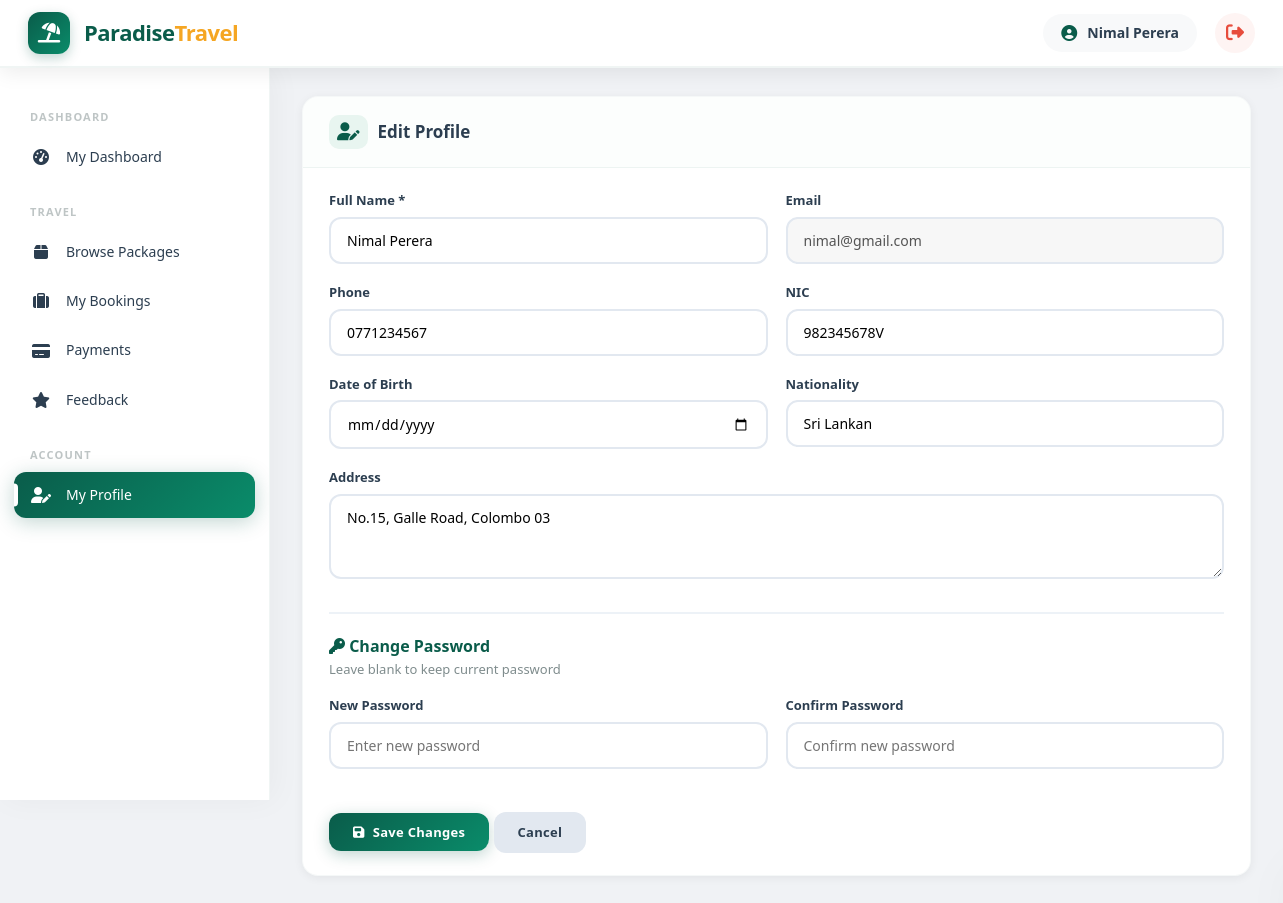
/traval-system/customer/profile.php (signed in), run on the app's committed database.
### tables this page shows
CREATE TABLE `users` (
  `id` int(11) NOT NULL,
  `name` varchar(100) NOT NULL,
  `email` varchar(100) NOT NULL,
  `password` varchar(255) NOT NULL,
  `phone` varchar(20) DEFAULT NULL,
  `role` enum('admin','customer','guide','hotel') DEFAULT 'customer',
  `profile_image` varchar(255) DEFAULT NULL,
  `status` enum('active','inactive') DEFAULT 'active',
  `created_at` timestamp NOT NULL DEFAULT current_timestamp(),
  `updated_at` timestamp NOT NULL DEFAULT current_timestamp() ON UPDATE current_timestamp()
);

CREATE TABLE `customer_profiles` (
  `id` int(11) NOT NULL,
  `user_id` int(11) NOT NULL,
  `nic` varchar(20) DEFAULT NULL,
  `address` text DEFAULT NULL,
  `date_of_birth` date DEFAULT NULL,
  `nationality` varchar(50) DEFAULT NULL
);

### traval-system/customer/profile.php (the view, shortened to what this page needs)
<?php
require_once '../config/database.php';
$user_id = $_SESSION['user_id'];
$stmt = $pdo->prepare("SELECT * FROM users WHERE id = ?");
$stmt->execute([$user_id]);
$user = $stmt->fetch();
$stmt = $pdo->prepare("SELECT * FROM customer_profiles WHERE user_id = ?");
$stmt->execute([$user_id]);
$profile = $stmt->fetch();
include '../includes/header.php';
?>
<div class="card">
    <div class="card-header">
        <h3><i class="fas fa-user-edit"></i> Edit Profile</h3>
    </div>
    <div class="card-body">
        <form method="POST">
            <div class="form-row">
                <div class="form-group">
                    <label>Full Name *</label>
                    <input type="text" name="name" class="form-control" value="<?php echo htmlspecialchars($user['name']); ?>" required>
                </div>
                <div class="form-group">
                    <label>Email</label>
                    <input type="email" class="form-control" value="<?php echo htmlspecialchars($user['email']); ?>" disabled>
                </div>
            </div>
            <div class="form-row">
                <div class="form-group">
                    <label>Phone</label>
                    <input type="text" name="phone" class="form-control" value="<?php echo htmlspecialchars($user['phone']); ?>">
                </div>
                <div class="form-group">
                    <label>NIC</label>
                    <input type="text" name="nic" class="form-control" value="<?php echo htmlspecialchars($profile['nic']); ?>">
                </div>
            </div>
            <div class="form-row">
                <div class="form-group">
                    <label>Date of Birth</label>
                    <input type="date" name="date_of_birth" class="form-control" value="<?php echo htmlspecialchars($profile['date_of_birth']); ?>">
                </div>
                <div class="form-group">
                    <label>Nationality</label>
                    <input type="text" name="nationality" class="form-control" value="<?php echo htmlspecialchars($profile['nationality']); ?>" placeholder="Sri Lankan">
                </div>
            </div>
            <div class="form-group">
                <label>Address</label>
                <textarea name="address" class="form-control" rows="3"><?php echo htmlspecialchars($profile['address']); ?></textarea>
            </div>
            <div style="margin:25px 0;border-top:2px solid #edf2f7;padding-top:20px;">
                <h4 style="color:var(--primary);"><i class="fas fa-key"></i> Change Password</h4>
                <p style="font-size:13px;color:var(--gray);margin-bottom:15px;">Leave blank to keep current password</p>
                <div class="form-row">
                    <div class="form-group">
                        <label>New Password</label>
                        <input type="password" name="new_password" class="form-control" placeholder="Enter new password" minlength="6">
                    </div>
                    <div class="form-group">
                        <label>Confirm Password</label>
                        <input type="password" name="confirm_password" class="form-control" placeholder="Confirm new password">
                    </div>
                </div>
            </div>
            <div style="margin-top:20px;">
                <button type="submit" class="btn btn-primary"><i class="fas fa-save"></i> Save Changes</button>
                <a href="dashboard.php" class="btn" style="background:#e2e8f0;">Cancel</a>
            </div>
        </form>
    </div>
</div>
<?php include '../includes/footer.php'; ?>

### traval-system/config/assets/css/style.css (style rules this page uses)
:root { --primary: #0a5c4a; --primary-dark: #084b3c; --primary-light: #e8f5f0; --primary-gradient: linear-gradient(135deg, #0a5c4a, #0a8c6a); --secondary: #f5a623; --secondary-dark: #d4890a; --secondary-light: #fdebd0; --danger: #e74c3c; --success: #27ae60; --warning: #f39c12; --info: #3498db; --light: #f8f9fa; --dark: #2c3e50; --gray: #7f8c8d; --gray-light: #e2e8f0; --white: #ffffff; --body-bg: #f0f2f5; --shadow: 0 2px 10px rgba(0,0,0,0.06); --shadow-md: 0 4px 20px rgba(0,0,0,0.08); --shadow-lg: 0 8px 40px rgba(0,0,0,0.12); --shadow-xl: 0 15px 60px rgba(0,0,0,0.15); --radius: 10px; --radius-lg: 16px; --radius-xl: 24px; --transition: all 0.3s cubic-bezier(0.4, 0, 0.2, 1); --transition-slow: all 0.5s cubic-bezier(0.4, 0, 0.2, 1); --font-family: 'Segoe UI', 'Poppins', system-ui, -apple-system, sans-serif; }
* { margin: 0; padding: 0; box-sizing: border-box; }
body { font-family: var(--font-family); background: var(--body-bg); overflow-x: hidden; color: var(--dark); line-height: 1.6; }
a { text-decoration: none; color: inherit; }
.card { background: var(--white); border-radius: var(--radius-lg); box-shadow: var(--shadow); margin-bottom: 28px; overflow: hidden; border: 1px solid rgba(10, 92, 74, 0.04); transition: var(--transition); }
.card-header { padding: 18px 26px; border-bottom: 1px solid rgba(10, 92, 74, 0.06); display: flex; justify-content: space-between; align-items: center; flex-wrap: wrap; gap: 12px; background: rgba(232, 245, 240, 0.15); }
.card-header h3 { font-size: 17px; color: var(--dark); font-weight: 700; display: flex; align-items: center; gap: 10px; }
.card-header h3 i { color: var(--primary); font-size: 18px; background: var(--primary-light); padding: 8px; border-radius: 10px; }
.card-body { padding: 22px 26px; }
.btn { display: inline-flex; align-items: center; gap: 8px; padding: 10px 24px; border: none; border-radius: 12px; font-size: 13px; font-weight: 700; cursor: pointer; transition: var(--transition); text-decoration: none; letter-spacing: 0.3px; font-family: var(--font-family); }
.btn-primary { background: var(--primary-gradient); color: var(--white); box-shadow: 0 4px 15px rgba(10, 92, 74, 0.25); }
.form-group { margin-bottom: 18px; }
.form-group label { display: block; font-weight: 600; margin-bottom: 6px; font-size: 13px; color: var(--dark); }
.form-control { width: 100%; padding: 12px 16px; border: 2px solid var(--gray-light); border-radius: 12px; font-size: 14px; transition: var(--transition); background: var(--white); font-family: var(--font-family); }
.form-control:disabled { background: #f7f7f7; cursor: not-allowed; }
.form-row { display: grid; grid-template-columns: 1fr 1fr; gap: 18px; }
textarea.form-control { resize: vertical; min-height: 80px; }
.card { animation: fadeInUp 0.5s ease forwards; }
.card:nth-child(2) { animation-delay: 0.10s; }

### data on the page
users: name "Nimal Perera", email "nimal@gmail.com", phone "0771234567"
customer_profiles: nic "982345678V", nationality "Sri Lankan", address "No.15, Galle Road, Colombo 03"

### other printed values
$_SESSION['user_name'] "Nimal Perera"
